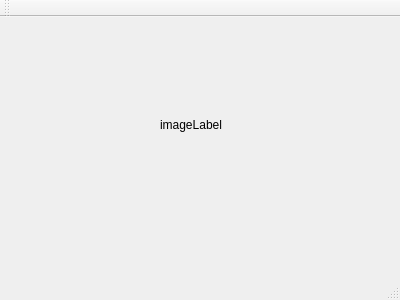
<?xml version="1.0" encoding="UTF-8"?>
<ui version="4.0">
 <class>MainWindow</class>
 <widget class="QMainWindow" name="MainWindow">
  <property name="geometry">
   <rect>
    <x>0</x>
    <y>0</y>
    <width>400</width>
    <height>300</height>
   </rect>
  </property>
  <property name="windowTitle">
   <string>MainWindow</string>
  </property>
  <widget class="QWidget" name="centralWidget">
   <widget class="QLabel" name="imageLabel">
    <property name="geometry">
     <rect>
      <x>160</x>
      <y>100</y>
      <width>72</width>
      <height>16</height>
     </rect>
    </property>
    <property name="text">
     <string>imageLabel</string>
    </property>
   </widget>
  </widget>
  <widget class="QMenuBar" name="menuBar">
   <property name="geometry">
    <rect>
     <x>0</x>
     <y>0</y>
     <width>400</width>
     <height>22</height>
    </rect>
   </property>
  </widget>
  <widget class="QToolBar" name="mainToolBar">
   <attribute name="toolBarArea">
    <enum>TopToolBarArea</enum>
   </attribute>
   <attribute name="toolBarBreak">
    <bool>false</bool>
   </attribute>
  </widget>
  <widget class="QStatusBar" name="statusBar"/>
 </widget>
 <layoutdefault spacing="6" margin="11"/>
 <resources/>
 <connections/>
</ui>
